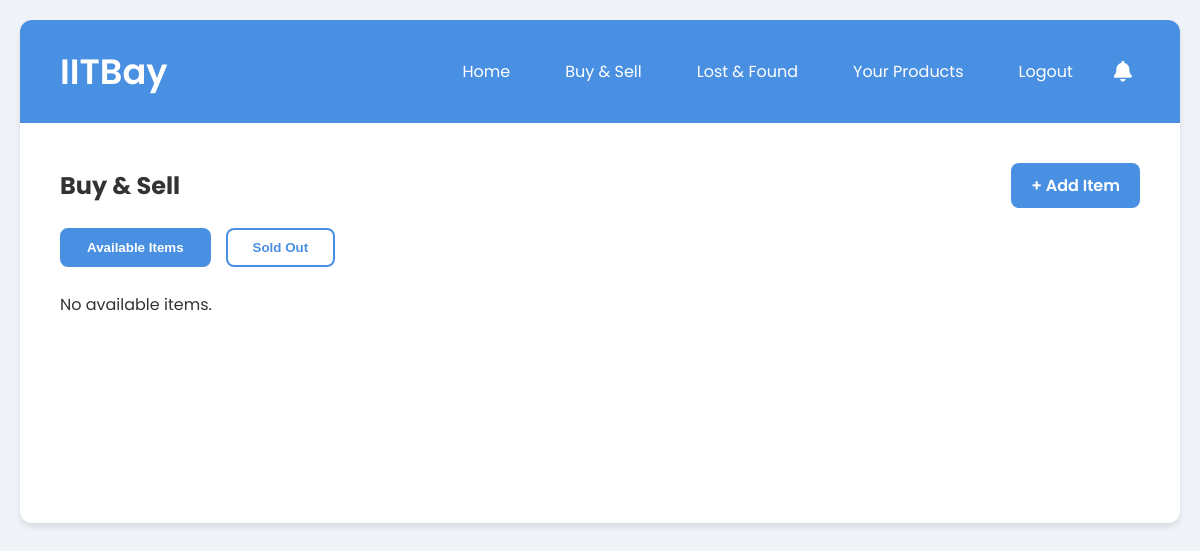
The page /buy-sell (signed in) on the database as committed earlier.
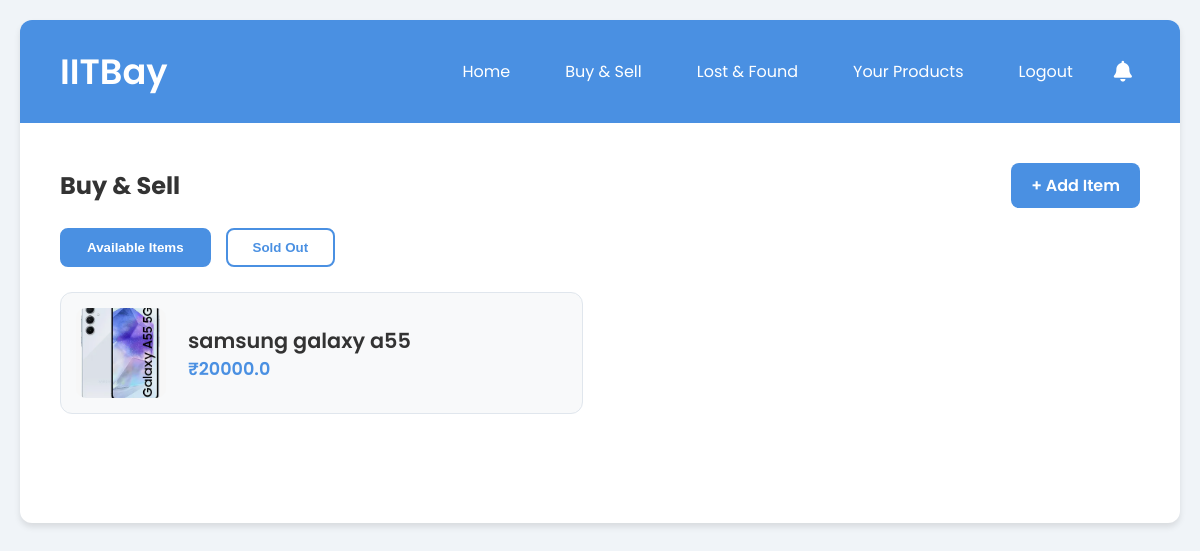
The same page on the database as committed later.
### tables this page shows
CREATE TABLE buy_sell_items (
                id INTEGER PRIMARY KEY AUTOINCREMENT,
                name TEXT NOT NULL,
                description TEXT,
                price REAL NOT NULL,
                image TEXT,
                seller_name TEXT,
                roll_number TEXT,
                contact TEXT,
                email TEXT,
                pickup_place TEXT,
                created_at TEXT,
                status TEXT NOT NULL DEFAULT 'available',
                user_id INTEGER
            );

### app.py (the view)
@app.route("/buy-sell")
def buy_sell():
    if "username" not in session:
        return redirect(url_for("login"))
    db = get_db()
    available = db.execute(
        "SELECT * FROM buy_sell_items WHERE status='available' ORDER BY id DESC"
    ).fetchall()
    sold = db.execute(
        "SELECT * FROM buy_sell_items WHERE status='sold' ORDER BY id DESC"
    ).fetchall()
    return render_template("buy_sell.html", available=available, sold=sold)

### app.py (called while the page is built)
def get_db():
    db = getattr(g, "_database", None)
    if db is None:
        db = g._database = sqlite3.connect(DATABASE)
        db.row_factory = sqlite3.Row
    return db

@app.teardown_appcontext
def close_connection(exception):
    db = getattr(g, "_database", None)
    if db is not None:
        db.close()

### templates/buy_sell.html (shortened to what this page needs)
{% extends "base.html" %}
{% block content %}
<div class="bs-header">
    <h2>Buy & Sell</h2>
    <a href="{{ url_for('add_item') }}" class="add-item-top-btn">+ Add Item</a>
</div>
<div class="toggle-tabs">
    <button class="toggle-btn active" onclick="showTab('available')">Available Items</button>
    <button class="toggle-btn" onclick="showTab('sold')">Sold Out</button>
</div>
<div id="available" class="tab-section">
    <div class="product-grid center-grid">
        {% for item in available %}
        <a href="{{ url_for('product_detail', item_id=item.id) }}" class="product-card">
            {% if item.image %}
                <img src="{{ url_for('static', filename='uploads/' ~ item.image) }}" class="product-image">
            {% else %}
                <div class="product-image" style="display:flex;align-items:center;justify-content:center;background:#e3f2fd;">image</div>
            {% endif %}
            <div class="product-info">
                <div class="product-name">{{ item.name }}</div>
                <div class="product-price">₹{{ item.price }}</div>
            </div>
        </a>
        {% else %}
        <p>No available items.</p>
        {% endfor %}
    </div>
</div>
{% endblock %}

### templates/base.html (shortened to what this page needs)
<!DOCTYPE html>
<html lang="en">
<head>
    <link rel="stylesheet" href="https://cdnjs.cloudflare.com/ajax/libs/font-awesome/6.5.1/css/all.min.css"
 />
    <link rel="stylesheet" href="{{ url_for('static', filename='style.css') }}">
</head>
<body>
    <div class="container">
        <header>
            <h1><a href="{{ url_for('home') }}">IITBay</a></h1>
            <div class="header-right">
                <nav>
                    <a href="{{ url_for('home') }}">Home</a>
                    <a href="{{ url_for('buy_sell') }}">Buy & Sell</a>
                    <a href="{{ url_for('lost_found') }}">Lost & Found</a>
                    {% if 'user_id' in session %}
                    <a href="{{ url_for('your_products') }}">Your Products</a>
                    {% endif %}
                    {% if 'username' in session %}
                    <a href="{{ url_for('logout') }}">Logout</a>
                    {% else %}
                    <a href="{{ url_for('login') }}">Login</a>
                    {% endif %}
                </nav>
                {% if 'user_id' in session %}
                <div class="notif-container">
                    <button type="button" class="notif-bell-btn" id="notifBellBtn" aria-label="Notifications">
                        <i class="fa-solid fa-bell"></i>
                    </button>
                </div>
                {% endif %}
            </div>
        </header>
        <main>
            {% block content %}{% endblock %}
        </main>
    </div>
</body>
</html>

### static/style.css (style rules this page uses)
* { margin: 0; padding: 0; box-sizing: border-box; }
body { font-family: 'Poppins', sans-serif; background-color: #f0f4f8; min-height: 100vh; padding: 20px; color: #333; }
.container { max-width: 1200px; margin: 0 auto; background: white; border-radius: 12px; box-shadow: 0 4px 6px rgba(0,0,0,0.1); overflow: hidden; }
header { background: #4a90e2; padding: 25px 40px; color: white; display: flex; justify-content: space-between; align-items: center; }
header h1 a { color: white; text-decoration: none; font-size: 2.2rem; font-weight: 600; }
.header-right { display: flex; align-items: center; gap: 18px; }
nav { display: flex; gap: 25px; }
nav a { color: white; text-decoration: none; font-weight: 400; font-size: 1rem; padding: 8px 15px; border-radius: 6px; transition: 0.3s; }
main { padding: 40px; min-height: 400px; }
.bs-header { display: flex; justify-content: space-between; align-items: center; margin-bottom: 20px; }
.add-item-top-btn { background: #4a90e2; padding: 10px 20px; color: white; border-radius: 8px; text-decoration: none; font-weight: 600; }
.toggle-tabs { display: flex; gap: 15px; margin-bottom: 25px; }
.toggle-btn { padding: 10px 25px; border: 2px solid #4a90e2; border-radius: 8px; background: white; color: #4a90e2; font-weight: 600; cursor: pointer; }
.toggle-btn.active { background: #4a90e2; color: white; }
.product-grid { display: grid; grid-template-columns: repeat(auto-fill, minmax(350px, 1fr)); gap: 35px; margin-bottom: 40px; }
.center-grid { justify-content: center; }
.product-card { display: flex; align-items: center; background: #f8f9fa; border: 1px solid #e0e6ed; border-radius: 12px; padding: 15px; color: inherit; text-decoration: none; transition: 0.3s; }
.product-image { width: 90px; height: 90px; border-radius: 10px; object-fit: cover; margin-right: 22px; }
.product-info { display: flex; flex-direction: column; }
.product-name { font-size: 1.3rem; font-weight: 600; }
.product-price { font-size: 1.1rem; font-weight: 600; color: #4a90e2; }
.notif-container { position: relative; display: flex; align-items: center; }
.notif-bell-btn { background: transparent; border: none; cursor: pointer; position: relative; font-size: 1.3rem; color: #ffffff; padding: 8px; border-radius: 999px; transition: background 0.2s ease, transform 0.1s ease; }
.notif-bell-btn i { color: #ffffff; }

Rows that differ between the two databases and show on the page:
added buy_sell_items: image (picture), name "samsung galaxy a55", price "20000.0"
Other text that changed with them:
text no longer shown: "No available items."
